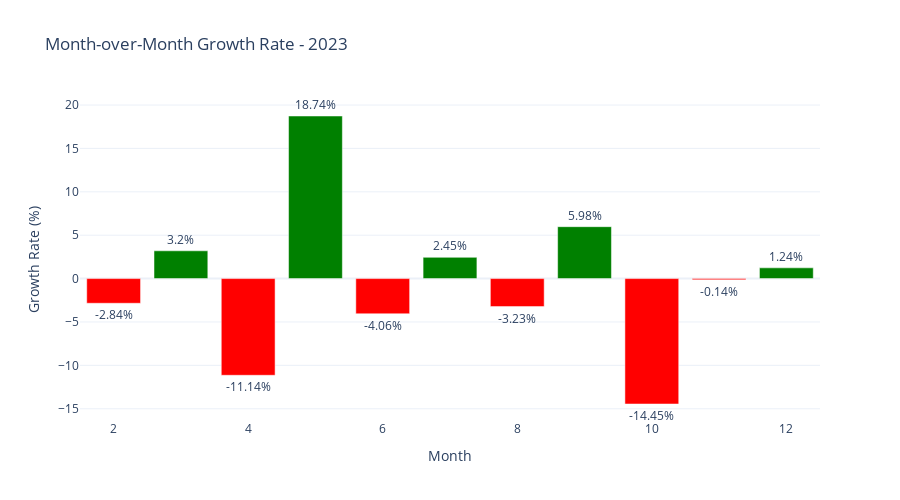

Source (notebook cell):
### Code cell
# Create month-over-month growth chart
fig = metrics.create_monthly_growth_chart(sales_delivered, year=ANALYSIS_YEAR)
fig.show()

### Figure 1 — Plotly figure (JSON) as saved in the notebook; plotly's stock layout.template omitted (floating-point values rounded to 4 significant figures)
{"data": [{"marker": {"color": ["red", "green", "red", "green", "red", "green", "red", "green", "red", "red", "green"]}, "text": [-2.84, 3.2, -11.14, 18.74, -4.06, 2.45, -3.23, 5.98, -14.45, -0.14, 1.24], "textposition": "outside", "texttemplate": "%{text}%", "type": "bar", "x": [2, 3, 4, 5, 6, 7, 8, 9, 10, 11, 12], "y": [-2.842, 3.201, -11.14, 18.74, -4.056, 2.45, -3.229, 5.982, -14.45, -0.1428, 1.239]}], "layout": {"height": 500, "showlegend": false, "title": {"text": "Month-over-Month Growth Rate - 2023"}, "xaxis": {"title": {"text": "Month"}}, "yaxis": {"title": {"text": "Growth Rate (%)"}}}}
